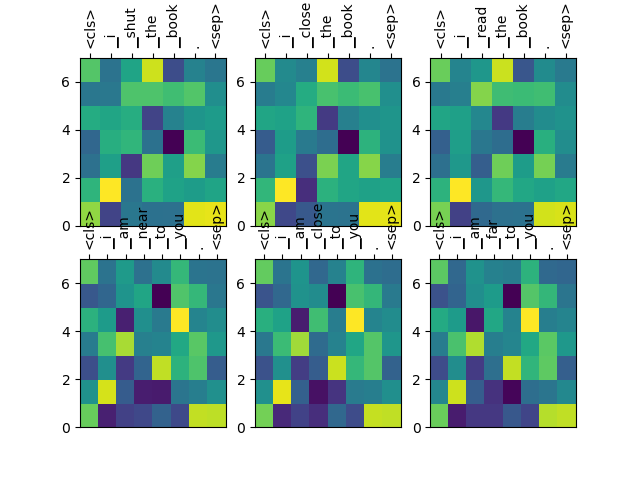

Write the Python code that produced this figure.
import os

import torch
from torch.nn.utils.rnn import pad_sequence, pack_padded_sequence, pad_packed_sequence, PackedSequence_

from bpe import BytePairEncoding
from model import BaseModel
import utils
from itertools import chain

import sentencepiece as spm
import matplotlib
matplotlib.use('agg')
import matplotlib.pyplot as plt

processor = spm.SentencePieceProcessor()
processor.load(os.path.join('sentencepiece', 'imdb.model')) 

PAD = BytePairEncoding.PAD_token_idx
CLS = BytePairEncoding.CLS_token_idx
SEP = BytePairEncoding.SEP_token_idx

# Example stentences, choose your samples
sentences = ['i shut the book.', 'i close the book.', 'i read the book.', \
             'i am near to you.', 'i am close to you.', 'i am far to you.']
sentences = list(map(processor.EncodeAsPieces, sentences))
compare_list = [(0, 2, 1, 2), (1, 2, 2, 2), (3, 3, 4, 3), (4, 3, 5, 3), (0, 1, 3, 1), (1, 2, 4, 3)]

tokens = [[CLS] + [processor.piece_to_id(subword) for subword in sentence] + [SEP] for sentence in sentences]
sentences = [['<cls>'] + sentence + ['<sep>'] for sentence in sentences]
tokens = pad_sequence([torch.Tensor(sentence).to(torch.long) for sentence in tokens], padding_value=PAD)

pretrained_model_name = 'pretrained_final.pth'

# You can use a model which have been pretrained over 200 epochs by TA
# If you use this saved model, you should mention it in the report
#
# pretrained_model_name = 'pretrained_byTA.pth'

model = BaseModel(token_num = len(processor))
model.load_state_dict(torch.load(pretrained_model_name, map_location='cpu'), strict=False)

model.eval()

output = model(tokens)
output = pack_padded_sequence(output, (output[..., 0] != PAD).sum(0), enforce_sorted=False)
temp = (output.data - output.data.mean(dim=0))
covariance = 1.0 / len(output.data) * temp.T @ temp
U, S, V = covariance.svd()
output = PackedSequence_(temp @ U[:, :7], output.batch_sizes, output.sorted_indices, output.unsorted_indices)
output, _ = pad_packed_sequence(output, batch_first=True, padding_value=PAD)

_, ax = plt.subplots(nrows=2, ncols=len(sentences) // 2)
ax = list(chain.from_iterable(ax))
for i, sentence, state in zip(range(len(sentences)), sentences, output):
    state = state[:len(sentence), :]

    _ = ax[i].pcolor(state.T.detach())

    ax[i].set_xticks([tick + .5 for tick in range(len(sentence))], minor=False)
    ax[i].xaxis.tick_top()
    ax[i].set_xticklabels(sentence, rotation=90, minor=False)

plt.savefig('analysis.png')

print("Cosine Similarities:")
for s_id1, w_id1, s_id2, w_id2 in compare_list:
    word1, out1 = sentences[s_id1][w_id1], output[s_id1][w_id1]
    word2, out2 = sentences[s_id2][w_id2], output[s_id2][w_id2]
    similarity = torch.cosine_similarity(out1, out2, dim=0).item()

    print('sentence{} {} & sentence{} {}: {:.4f}'.format(s_id1, word1, s_id2, word2, similarity))
